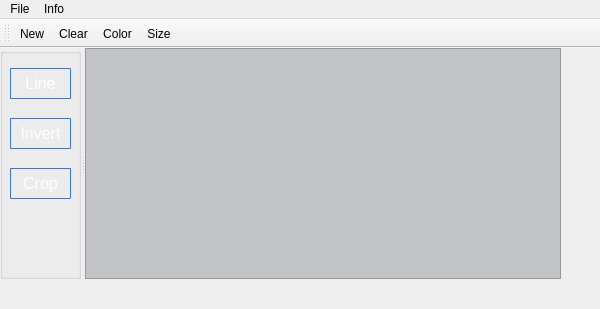
<?xml version="1.0" encoding="UTF-8"?>
<ui version="4.0">
 <class>MainWindow</class>
 <widget class="QMainWindow" name="MainWindow">
  <property name="geometry">
   <rect>
    <x>0</x>
    <y>0</y>
    <width>600</width>
    <height>309</height>
   </rect>
  </property>
  <property name="minimumSize">
   <size>
    <width>0</width>
    <height>0</height>
   </size>
  </property>
  <property name="windowTitle">
   <string>Graphics</string>
  </property>
  <property name="windowIcon">
   <iconset resource="resources.qrc">
    <normaloff>:/images/icon2.png</normaloff>:/images/icon2.png</iconset>
  </property>
  <property name="styleSheet">
   <string notr="true">QPushButton#drawButton {
    padding:2px;
    color: #fff;
    font-size: 16px;
    border-radius: 1px;
    border: 1px solid #3873d9;
    background-color: qlineargradient( x1: 0, y1: 0, x2: 0, y2: 1,
                                        stop: 0 #4287ff, stop: 1 #356ccc);
 }
QPushButton#drawButton:pressed {
    color: #111;
    border: 1px solid #3873d9;
    background: #fff;
 }

QPushButton#invButton {
    padding:2px;
    color: #fff;
    font-size: 16px;
    border-radius: 1px;
    border: 1px solid #3873d9;
    background-color: qlineargradient( x1: 0, y1: 0, x2: 0, y2: 1,
                                        stop: 0 #4287ff, stop: 1 #356ccc);
 }
QPushButton#invButton:pressed {
    color: #111;
    border: 1px solid #3873d9;
    background: #fff;
 }

QPushButton#cropButton {
    padding:2px;
    color: #fff;
    font-size: 16px;
    border-radius: 1px;
    border: 1px solid #3873d9;
    background-color: qlineargradient( x1: 0, y1: 0, x2: 0, y2: 1,
                                        stop: 0 #4287ff, stop: 1 #356ccc);
 }
QPushButton#cropButton:pressed {
    color: #111;
    border: 1px solid #3873d9;
    background: #fff;
 }</string>
  </property>
  <widget class="QWidget" name="centralWidget">
   <widget class="QSplitter" name="splitter">
    <property name="geometry">
     <rect>
      <x>0</x>
      <y>0</y>
      <width>561</width>
      <height>231</height>
     </rect>
    </property>
    <property name="orientation">
     <enum>Qt::Horizontal</enum>
    </property>
    <widget class="QGroupBox" name="groupBox">
     <property name="minimumSize">
      <size>
       <width>81</width>
       <height>100</height>
      </size>
     </property>
     <property name="maximumSize">
      <size>
       <width>81</width>
       <height>16777215</height>
      </size>
     </property>
     <property name="title">
      <string/>
     </property>
     <widget class="QPushButton" name="drawButton">
      <property name="geometry">
       <rect>
        <x>10</x>
        <y>20</y>
        <width>61</width>
        <height>31</height>
       </rect>
      </property>
      <property name="text">
       <string>Line</string>
      </property>
     </widget>
     <widget class="QPushButton" name="invButton">
      <property name="geometry">
       <rect>
        <x>10</x>
        <y>70</y>
        <width>61</width>
        <height>31</height>
       </rect>
      </property>
      <property name="text">
       <string>Invert</string>
      </property>
     </widget>
     <widget class="QPushButton" name="cropButton">
      <property name="geometry">
       <rect>
        <x>10</x>
        <y>120</y>
        <width>61</width>
        <height>31</height>
       </rect>
      </property>
      <property name="text">
       <string>Crop</string>
      </property>
     </widget>
    </widget>
    <widget class="QGraphicsView" name="graphicsView">
     <property name="minimumSize">
      <size>
       <width>100</width>
       <height>100</height>
      </size>
     </property>
     <property name="styleSheet">
      <string notr="true">QGraphicsView#graphicsView {
    background-color: #c2c4c7;
}</string>
     </property>
    </widget>
   </widget>
  </widget>
  <widget class="QMenuBar" name="menuBar">
   <property name="geometry">
    <rect>
     <x>0</x>
     <y>0</y>
     <width>600</width>
     <height>17</height>
    </rect>
   </property>
   <widget class="QMenu" name="menuFile">
    <property name="title">
     <string>File</string>
    </property>
    <addaction name="actionNew"/>
    <addaction name="actionOpen"/>
    <addaction name="actionSave"/>
    <addaction name="actionSave_As"/>
   </widget>
   <widget class="QMenu" name="menuInfo">
    <property name="title">
     <string>Info</string>
    </property>
    <addaction name="actionShowData"/>
   </widget>
   <addaction name="menuFile"/>
   <addaction name="menuInfo"/>
  </widget>
  <widget class="QToolBar" name="mainToolBar">
   <attribute name="toolBarArea">
    <enum>TopToolBarArea</enum>
   </attribute>
   <attribute name="toolBarBreak">
    <bool>false</bool>
   </attribute>
   <addaction name="actionNew"/>
   <addaction name="actionClear"/>
   <addaction name="actionColor"/>
   <addaction name="actionSize"/>
  </widget>
  <action name="actionOpen">
   <property name="text">
    <string>Open</string>
   </property>
   <property name="shortcut">
    <string>Ctrl+O</string>
   </property>
  </action>
  <action name="actionNew">
   <property name="text">
    <string>New</string>
   </property>
   <property name="shortcut">
    <string>Ctrl+N</string>
   </property>
  </action>
  <action name="actionSave">
   <property name="text">
    <string>Save</string>
   </property>
   <property name="shortcut">
    <string>Ctrl+S</string>
   </property>
  </action>
  <action name="actionSave_As">
   <property name="text">
    <string>Save As</string>
   </property>
   <property name="shortcut">
    <string>Ctrl+F</string>
   </property>
  </action>
  <action name="actionClear">
   <property name="text">
    <string>Clear</string>
   </property>
  </action>
  <action name="actionColor">
   <property name="text">
    <string>Color</string>
   </property>
  </action>
  <action name="actionSize">
   <property name="text">
    <string>Size</string>
   </property>
  </action>
  <action name="actionShowData">
   <property name="text">
    <string>ShowData</string>
   </property>
   <property name="shortcut">
    <string>Ctrl+I</string>
   </property>
  </action>
 </widget>
 <layoutdefault spacing="6" margin="11"/>
 <resources>
  <include location="resources.qrc"/>
 </resources>
 <connections/>
</ui>
